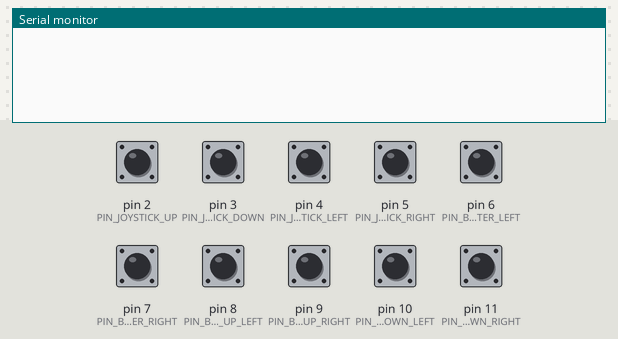
The sketch below on a simulated Arduino Leonardo, built with avr-gcc and run on an emulated ATmega32U4. Shown: the last lines printed to the serial monitor. The inputs (shaded band) are chosen by the test bench; at power-on: pin 2 (PIN_JOYSTICK_UP), pin 3 (PIN_JOYSTICK_DOWN), pin 4 (PIN_JOYSTICK_LEFT), pin 5 (PIN_JOYSTICK_RIGHT), pin 6 (PIN_BUTTON_CENTER_LEFT), pin 7 (PIN_BUTTON_CENTER_RIGHT), pin 8 (PIN_BUTTON_RIGHT_UP_LEFT), pin 9 (PIN_BUTTON_RIGHT_UP_RIGHT), pin 10 (PIN_BUTTON_RIGHT_DOWN_LEFT), pin 11 (PIN_BUTTON_RIGHT_DOWN_RIGHT) HIGH. USB keyboard and mouse output is not drawn.

Above: at 1.2 s.
1.3 s: pin 2 (PIN_JOYSTICK_UP) pulled LOW for 0.15 s
At 1.9 s:
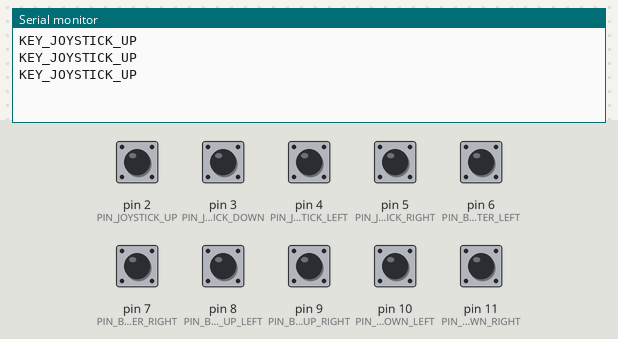
2.9 s: pin 3 (PIN_JOYSTICK_DOWN) pulled LOW for 0.15 s
At 3.8 s:
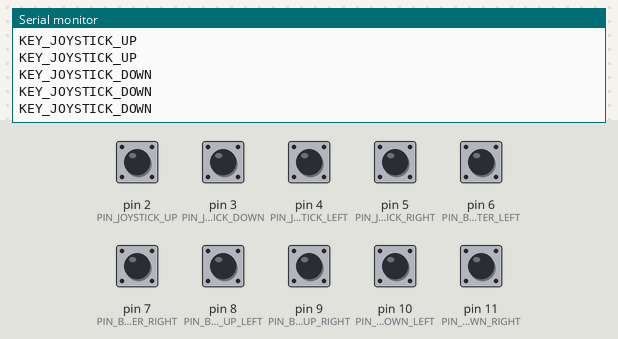
4.5 s: pin 4 (PIN_JOYSTICK_LEFT) pulled LOW for 0.15 s
At 5.1 s:
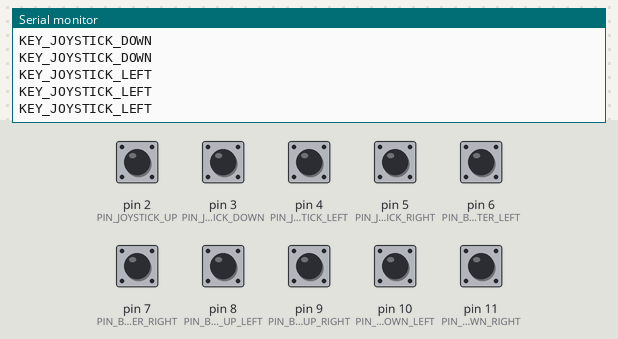
6.1 s: pin 5 (PIN_JOYSTICK_RIGHT) pulled LOW for 0.15 s
At 7.0 s:
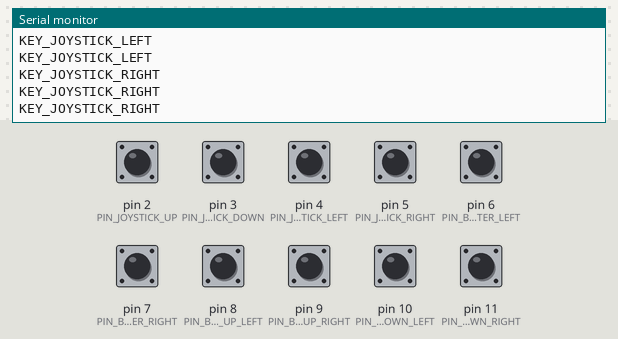
7.7 s: pin 6 (PIN_BUTTON_CENTER_LEFT) pulled LOW for 0.15 s
At 8.9 s:
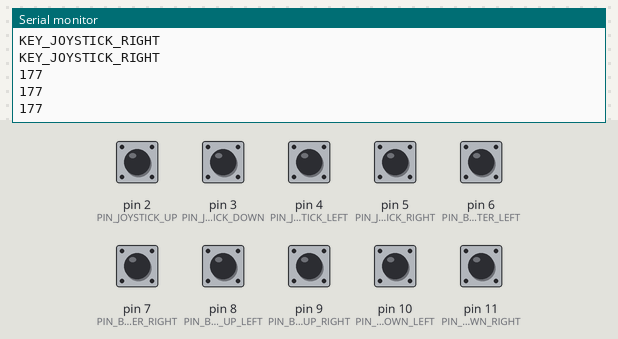
9.3 s: pin 7 (PIN_BUTTON_CENTER_RIGHT) pulled LOW for 0.15 s
At 10.2 s:
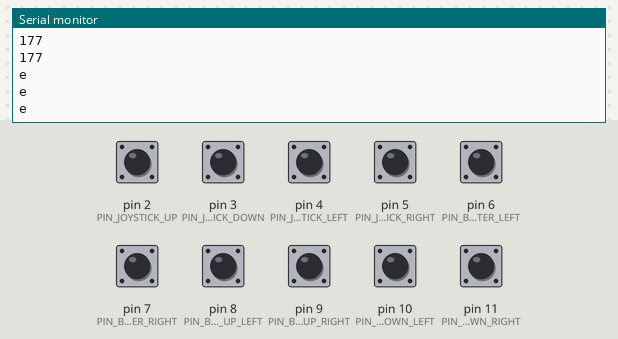

Measured:
- after the input at 1.3 s, the serial monitor: prints a new line at once (image 1)
- after the input at 2.9 s, the serial monitor: prints a new line at once (image 2)
- after the input at 4.5 s, the serial monitor: prints a new line at once (image 3)
- after the input at 6.1 s, the serial monitor: prints a new line at once (image 4)
- after the input at 7.7 s, the serial monitor: prints a new line at once (image 5)
- after the input at 9.3 s, the serial monitor: prints a new line at once (image 6)

The sketch:

KeyboardArcade.ino
```cpp
#include <Keyboard.h>
// Arduino arcade code
// wsaddddddddaaaaaaawwwwwwwwws

#define DEBUG 0

// BugWar

#define PIN_JOYSTICK_UP 2
#define PIN_JOYSTICK_DOWN 3
#define PIN_JOYSTICK_LEFT 4
#define PIN_JOYSTICK_RIGHT 5
#define PIN_BUTTON_CENTER_LEFT 6
#define PIN_BUTTON_CENTER_RIGHT 7
#define PIN_BUTTON_RIGHT_UP_LEFT 8
#define PIN_BUTTON_RIGHT_UP_RIGHT 9
#define PIN_BUTTON_RIGHT_DOWN_LEFT 10
#define PIN_BUTTON_RIGHT_DOWN_RIGHT 11

#define KEY_JOYSTICK_UP 'w'
#define KEY_JOYSTICK_DOWN 's'
#define KEY_JOYSTICK_LEFT 'a'
#define KEY_JOYSTICK_RIGHT 'd'
#define KEY_BUTTON_CENTER_LEFT KEY_ESC
#define KEY_BUTTON_CENTER_RIGHT 'e'
#define KEY_BUTTON_RIGHT_UP_LEFT ' '
#define KEY_BUTTON_RIGHT_UP_RIGHT KEY_RETURN
#define KEY_BUTTON_RIGHT_DOWN_LEFT KEY_DOWN_ARROW
#define KEY_BUTTON_RIGHT_DOWN_RIGHT 'g'


// JACK
//#define PIN_JOYSTICK_UP 2
//#define PIN_JOYSTICK_DOWN 3
//#define PIN_JOYSTICK_LEFT 4
//#define PIN_JOYSTICK_RIGHT 5
//#define PIN_BUTTON_CENTER_LEFT 6
//#define PIN_BUTTON_CENTER_RIGHT 7
//#define PIN_BUTTON_RIGHT_UP_LEFT 8
//#define PIN_BUTTON_RIGHT_UP_RIGHT 9
//#define PIN_BUTTON_RIGHT_DOWN_LEFT 10
//#define PIN_BUTTON_RIGHT_DOWN_RIGHT 11
//
//#define KEY_JOYSTICK_UP 'w'
//#define KEY_JOYSTICK_DOWN 's'
//#define KEY_JOYSTICK_LEFT 'a'
//#define KEY_JOYSTICK_RIGHT 'd'
//#define KEY_BUTTON_CENTER_LEFT ' '
//#define KEY_BUTTON_CENTER_RIGHT KEY_LEFT_ALT
//#define KEY_BUTTON_RIGHT_UP_LEFT KEY_UP_ARROW
//#define KEY_BUTTON_RIGHT_UP_RIGHT 'v'
//#define KEY_BUTTON_RIGHT_DOWN_LEFT KEY_DOWN_ARROW
//#define KEY_BUTTON_RIGHT_DOWN_RIGHT 'g'

// MR. SANDMAN
//#define PIN_JOYSTICK_UP 2
//#define PIN_JOYSTICK_DOWN 3
//#define PIN_JOYSTICK_LEFT 4
//#define PIN_JOYSTICK_RIGHT 5
//#define PIN_BUTTON_CENTER_LEFT 6
//#define PIN_BUTTON_CENTER_RIGHT 7
//#define PIN_BUTTON_RIGHT_UP_LEFT 8
//#define PIN_BUTTON_RIGHT_UP_RIGHT 9
//#define PIN_BUTTON_RIGHT_DOWN_LEFT 10
//#define PIN_BUTTON_RIGHT_DOWN_RIGHT 11
//#define KEY_JOYSTICK_UP ' '
//#define KEY_JOYSTICK_DOWN 's'
//#define KEY_JOYSTICK_LEFT 'a'
//#define KEY_JOYSTICK_RIGHT 'd'
//#define KEY_BUTTON_CENTER_LEFT KEY_ESC
//#define KEY_BUTTON_CENTER_RIGHT KEY_RETURN
//#define KEY_BUTTON_RIGHT_UP_LEFT 'c'
//#define KEY_BUTTON_RIGHT_UP_RIGHT 'v'
//#define KEY_BUTTON_RIGHT_DOWN_LEFT 'k'
//#define KEY_BUTTON_RIGHT_DOWN_RIGHT 'l'

//MALLOY
//#define PIN_JOYSTICK_UP 2
//#define PIN_JOYSTICK_DOWN 3
//#define PIN_JOYSTICK_LEFT 4
//#define PIN_JOYSTICK_RIGHT 5
//#define PIN_BUTTON_CENTER_LEFT 6
//#define PIN_BUTTON_CENTER_RIGHT 7
//#define PIN_BUTTON_RIGHT_UP_LEFT 9
//#define PIN_BUTTON_RIGHT_UP_RIGHT 8
//#define PIN_BUTTON_RIGHT_DOWN_LEFT 12
//#define PIN_BUTTON_RIGHT_DOWN_RIGHT 11
//
//#define KEY_JOYSTICK_UP ' '
//#define KEY_JOYSTICK_DOWN 'g'
//#define KEY_JOYSTICK_LEFT KEY_LEFT_ARROW
//#define KEY_JOYSTICK_RIGHT KEY_RIGHT_ARROW
//#define KEY_BUTTON_CENTER_LEFT KEY_ESC
//#define KEY_BUTTON_CENTER_RIGHT KEY_RETURN
//#define KEY_BUTTON_RIGHT_UP_LEFT 'd'
//#define KEY_BUTTON_RIGHT_UP_RIGHT 'v'
//#define KEY_BUTTON_RIGHT_DOWN_LEFT 's'
//#define KEY_BUTTON_RIGHT_DOWN_RIGHT KEY_UP_ARROW


void setup() {
  // make pin 2 an input and turn on the
  // pullup resistor so it goes high unless
  // connected to ground:
  pinMode(PIN_JOYSTICK_UP, INPUT_PULLUP);
  pinMode(PIN_JOYSTICK_DOWN, INPUT_PULLUP);
  pinMode(PIN_JOYSTICK_LEFT, INPUT_PULLUP);
  pinMode(PIN_JOYSTICK_RIGHT, INPUT_PULLUP);
  pinMode(PIN_BUTTON_CENTER_LEFT, INPUT_PULLUP);
  pinMode(PIN_BUTTON_CENTER_RIGHT, INPUT_PULLUP);
  pinMode(PIN_BUTTON_RIGHT_UP_LEFT, INPUT_PULLUP);
  pinMode(PIN_BUTTON_RIGHT_UP_RIGHT, INPUT_PULLUP);
  pinMode(PIN_BUTTON_RIGHT_DOWN_LEFT, INPUT_PULLUP);
  pinMode(PIN_BUTTON_RIGHT_DOWN_RIGHT, INPUT_PULLUP);

  Keyboard.begin();

  #ifdef DEBUG
  Serial.begin(9600);
  #endif
}

void loop() {
  if(digitalRead(PIN_JOYSTICK_UP) == LOW){
    Keyboard.press(KEY_JOYSTICK_UP);
    #ifdef DEBUG
    Serial.println("KEY_JOYSTICK_UP");
    #endif
  }
  else{
    Keyboard.release(KEY_JOYSTICK_UP);
  }

  if(digitalRead(PIN_JOYSTICK_DOWN) == LOW){
    Keyboard.press(KEY_JOYSTICK_DOWN);
    #ifdef DEBUG
    Serial.println("KEY_JOYSTICK_DOWN");
    #endif
  }
  else{
    Keyboard.release(KEY_JOYSTICK_DOWN);
  }

  if(digitalRead(PIN_JOYSTICK_LEFT) == LOW){
    Keyboard.press(KEY_JOYSTICK_LEFT);
    #ifdef DEBUG
    Serial.println("KEY_JOYSTICK_LEFT");
    #endif
  }
  else{
    Keyboard.release(KEY_JOYSTICK_LEFT);
  }

  if(digitalRead(PIN_JOYSTICK_RIGHT) == LOW){
    Keyboard.press(KEY_JOYSTICK_RIGHT);
    #ifdef DEBUG
    Serial.println("KEY_JOYSTICK_RIGHT");
    #endif
  }
  else{
    Keyboard.release(KEY_JOYSTICK_RIGHT);
  }

  if(digitalRead(PIN_BUTTON_CENTER_LEFT) == LOW){
    Keyboard.press(KEY_BUTTON_CENTER_LEFT);
    #ifdef DEBUG
    Serial.println(KEY_BUTTON_CENTER_LEFT);
    #endif
  }
  else{
    Keyboard.release(KEY_BUTTON_CENTER_LEFT);
  }


  if(digitalRead(PIN_BUTTON_CENTER_RIGHT) == LOW){
    Keyboard.press(KEY_BUTTON_CENTER_RIGHT);
    #ifdef DEBUG
    Serial.println(KEY_BUTTON_CENTER_RIGHT);
    #endif
  }
  else{
    Keyboard.release(KEY_BUTTON_CENTER_RIGHT);
  }

  if(digitalRead(PIN_BUTTON_RIGHT_UP_LEFT) == LOW){
    Keyboard.press(KEY_BUTTON_RIGHT_UP_LEFT);
    #ifdef DEBUG
    Serial.println("KEY_BUTTON_RIGHT_UP_LEFT");
    #endif
  }
  else{
    Keyboard.release(KEY_BUTTON_RIGHT_UP_LEFT);
  }

  if(digitalRead(PIN_BUTTON_RIGHT_UP_RIGHT) == LOW){
    Keyboard.press(KEY_BUTTON_RIGHT_UP_RIGHT);
    #ifdef DEBUG
    Serial.println("KEY_BUTTON_RIGHT_UP_RIGHT");
    #endif
  }
  else{
    Keyboard.release(KEY_BUTTON_RIGHT_UP_RIGHT);
  }

  if(digitalRead(PIN_BUTTON_RIGHT_DOWN_LEFT) == LOW){
    Keyboard.press(KEY_BUTTON_RIGHT_DOWN_LEFT);
    #ifdef DEBUG
    Serial.println("KEY_BUTTON_RIGHT_DOWN_LEFT");
    #endif
  }
  else{
    Keyboard.release(KEY_BUTTON_RIGHT_DOWN_LEFT);
  }

  if(digitalRead(PIN_BUTTON_RIGHT_DOWN_RIGHT) == LOW){
    Keyboard.press(KEY_BUTTON_RIGHT_DOWN_RIGHT);
    #ifdef DEBUG
    Serial.println("KEY_BUTTON_RIGHT_DOWN_RIGHT");
    #endif
  }
  else{
    Keyboard.release(KEY_BUTTON_RIGHT_DOWN_RIGHT);
  }

  delay(50);
}
```
